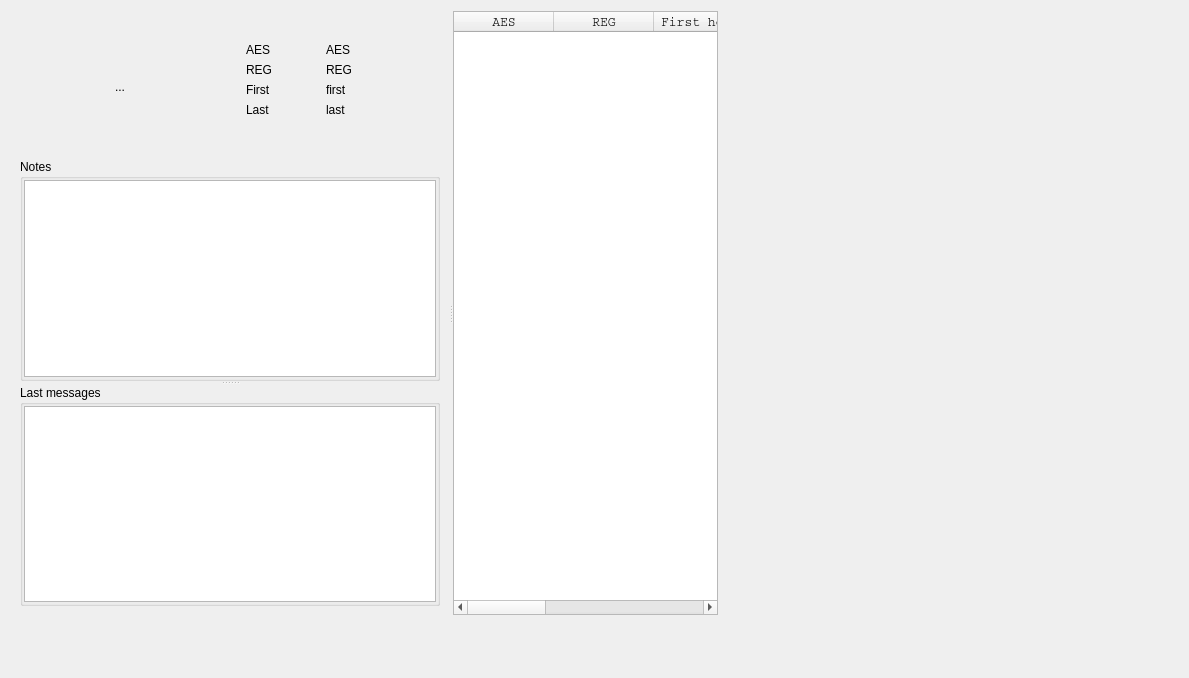
<?xml version="1.0" encoding="UTF-8"?>
<ui version="4.0">
 <class>PlaneLog</class>
 <widget class="QWidget" name="PlaneLog">
  <property name="geometry">
   <rect>
    <x>0</x>
    <y>0</y>
    <width>1189</width>
    <height>678</height>
   </rect>
  </property>
  <property name="windowTitle">
   <string>Plane Log</string>
  </property>
  <widget class="QWidget" name="widget" native="true">
   <property name="geometry">
    <rect>
     <x>11</x>
     <y>11</y>
     <width>707</width>
     <height>604</height>
    </rect>
   </property>
   <layout class="QVBoxLayout" name="verticalLayout">
    <item>
     <widget class="QSplitter" name="splitter">
      <property name="orientation">
       <enum>Qt::Horizontal</enum>
      </property>
      <widget class="QFrame" name="frame">
       <property name="minimumSize">
        <size>
         <width>0</width>
         <height>0</height>
        </size>
       </property>
       <property name="frameShadow">
        <enum>QFrame::Raised</enum>
       </property>
       <layout class="QGridLayout" name="gridLayout">
        <item row="0" column="0">
         <widget class="QToolButton" name="toolButtonimg">
          <property name="minimumSize">
           <size>
            <width>200</width>
            <height>133</height>
           </size>
          </property>
          <property name="maximumSize">
           <size>
            <width>200</width>
            <height>133</height>
           </size>
          </property>
          <property name="text">
           <string>...</string>
          </property>
          <property name="icon">
           <iconset resource="../jaero.qrc">
            <normaloff>:/images/application-exit.png</normaloff>:/images/application-exit.png</iconset>
          </property>
          <property name="iconSize">
           <size>
            <width>200</width>
            <height>133</height>
           </size>
          </property>
          <property name="autoRaise">
           <bool>true</bool>
          </property>
         </widget>
        </item>
        <item row="0" column="1">
         <widget class="QWidget" name="widget_2" native="true">
          <property name="minimumSize">
           <size>
            <width>200</width>
            <height>0</height>
           </size>
          </property>
          <property name="maximumSize">
           <size>
            <width>16777215</width>
            <height>133</height>
           </size>
          </property>
          <widget class="QLabel" name="label_2">
           <property name="geometry">
            <rect>
             <x>20</x>
             <y>40</y>
             <width>71</width>
             <height>20</height>
            </rect>
           </property>
           <property name="text">
            <string>REG</string>
           </property>
          </widget>
          <widget class="QLabel" name="label_3">
           <property name="geometry">
            <rect>
             <x>20</x>
             <y>20</y>
             <width>71</width>
             <height>20</height>
            </rect>
           </property>
           <property name="text">
            <string>AES</string>
           </property>
          </widget>
          <widget class="QLabel" name="labelAES">
           <property name="geometry">
            <rect>
             <x>100</x>
             <y>20</y>
             <width>61</width>
             <height>20</height>
            </rect>
           </property>
           <property name="text">
            <string>AES</string>
           </property>
           <property name="textInteractionFlags">
            <set>Qt::LinksAccessibleByMouse|Qt::TextSelectableByKeyboard|Qt::TextSelectableByMouse</set>
           </property>
          </widget>
          <widget class="QLabel" name="labelREG">
           <property name="geometry">
            <rect>
             <x>100</x>
             <y>40</y>
             <width>71</width>
             <height>20</height>
            </rect>
           </property>
           <property name="text">
            <string>REG</string>
           </property>
           <property name="textInteractionFlags">
            <set>Qt::LinksAccessibleByMouse|Qt::TextSelectableByKeyboard|Qt::TextSelectableByMouse</set>
           </property>
          </widget>
          <widget class="QLabel" name="labelfirst">
           <property name="geometry">
            <rect>
             <x>100</x>
             <y>60</y>
             <width>91</width>
             <height>20</height>
            </rect>
           </property>
           <property name="text">
            <string>first</string>
           </property>
           <property name="textInteractionFlags">
            <set>Qt::LinksAccessibleByMouse|Qt::TextSelectableByKeyboard|Qt::TextSelectableByMouse</set>
           </property>
          </widget>
          <widget class="QLabel" name="label_4">
           <property name="geometry">
            <rect>
             <x>20</x>
             <y>80</y>
             <width>71</width>
             <height>20</height>
            </rect>
           </property>
           <property name="text">
            <string>Last</string>
           </property>
          </widget>
          <widget class="QLabel" name="label_5">
           <property name="geometry">
            <rect>
             <x>20</x>
             <y>60</y>
             <width>71</width>
             <height>20</height>
            </rect>
           </property>
           <property name="text">
            <string>First</string>
           </property>
          </widget>
          <widget class="QLabel" name="labellast">
           <property name="geometry">
            <rect>
             <x>100</x>
             <y>80</y>
             <width>91</width>
             <height>20</height>
            </rect>
           </property>
           <property name="text">
            <string>last</string>
           </property>
           <property name="textInteractionFlags">
            <set>Qt::LinksAccessibleByMouse|Qt::TextSelectableByKeyboard|Qt::TextSelectableByMouse</set>
           </property>
          </widget>
         </widget>
        </item>
        <item row="1" column="0" colspan="2">
         <widget class="QSplitter" name="splitter_2">
          <property name="orientation">
           <enum>Qt::Vertical</enum>
          </property>
          <widget class="QGroupBox" name="groupBox">
           <property name="title">
            <string>Notes</string>
           </property>
           <property name="flat">
            <bool>true</bool>
           </property>
           <layout class="QHBoxLayout" name="horizontalLayout">
            <property name="leftMargin">
             <number>1</number>
            </property>
            <property name="topMargin">
             <number>1</number>
            </property>
            <property name="rightMargin">
             <number>1</number>
            </property>
            <property name="bottomMargin">
             <number>1</number>
            </property>
            <item>
             <widget class="QPlainTextEdit" name="plainTextEditnotes"/>
            </item>
           </layout>
          </widget>
          <widget class="QGroupBox" name="groupBox_2">
           <property name="title">
            <string>Last messages</string>
           </property>
           <property name="flat">
            <bool>true</bool>
           </property>
           <layout class="QHBoxLayout" name="horizontalLayout_2">
            <property name="leftMargin">
             <number>1</number>
            </property>
            <property name="topMargin">
             <number>1</number>
            </property>
            <property name="rightMargin">
             <number>1</number>
            </property>
            <property name="bottomMargin">
             <number>1</number>
            </property>
            <item>
             <widget class="QTextEdit" name="textEditmessages">
              <property name="readOnly">
               <bool>true</bool>
              </property>
             </widget>
            </item>
           </layout>
          </widget>
         </widget>
        </item>
       </layout>
      </widget>
      <widget class="QTableWidget" name="tableWidget">
       <property name="font">
        <font>
         <family>Courier</family>
         <pointsize>10</pointsize>
        </font>
       </property>
       <property name="alternatingRowColors">
        <bool>true</bool>
       </property>
       <property name="textElideMode">
        <enum>Qt::ElideRight</enum>
       </property>
       <property name="verticalScrollMode">
        <enum>QAbstractItemView::ScrollPerPixel</enum>
       </property>
       <property name="horizontalScrollMode">
        <enum>QAbstractItemView::ScrollPerPixel</enum>
       </property>
       <property name="sortingEnabled">
        <bool>true</bool>
       </property>
       <attribute name="horizontalHeaderStretchLastSection">
        <bool>true</bool>
       </attribute>
       <column>
        <property name="text">
         <string>AES</string>
        </property>
       </column>
       <column>
        <property name="text">
         <string>REG</string>
        </property>
       </column>
       <column>
        <property name="text">
         <string>First heard</string>
        </property>
       </column>
       <column>
        <property name="text">
         <string>Last heard</string>
        </property>
       </column>
       <column>
        <property name="text">
         <string>Count</string>
        </property>
       </column>
       <column>
        <property name="text">
         <string>Last Few Messages</string>
        </property>
       </column>
       <column>
        <property name="text">
         <string>Message count</string>
        </property>
       </column>
       <column>
        <property name="text">
         <string>Notes</string>
        </property>
       </column>
      </widget>
     </widget>
    </item>
   </layout>
  </widget>
  <action name="actionClear">
   <property name="icon">
    <iconset resource="../jaero.qrc">
     <normaloff>:/images/clear.png</normaloff>:/images/clear.png</iconset>
   </property>
   <property name="text">
    <string>Clear</string>
   </property>
   <property name="toolTip">
    <string>Clear contents</string>
   </property>
  </action>
  <action name="actionUpDown">
   <property name="icon">
    <iconset resource="../jaero.qrc">
     <normaloff>:/images/arrow-up-down-512px.svg</normaloff>:/images/arrow-up-down-512px.svg</iconset>
   </property>
   <property name="text">
    <string>UpDown</string>
   </property>
   <property name="toolTip">
    <string>Expand/Contract vertically</string>
   </property>
  </action>
  <action name="actionLeftRight">
   <property name="icon">
    <iconset resource="../jaero.qrc">
     <normaloff>:/images/arrow-right-left-512px.svg</normaloff>:/images/arrow-right-left-512px.svg</iconset>
   </property>
   <property name="text">
    <string>LeftRight</string>
   </property>
   <property name="toolTip">
    <string>Expand/Contract horizontally</string>
   </property>
  </action>
  <action name="actionStopSorting">
   <property name="icon">
    <iconset resource="../jaero.qrc">
     <normaloff>:/images/stopsort-512px.svg</normaloff>:/images/stopsort-512px.svg</iconset>
   </property>
   <property name="text">
    <string>StopSorting</string>
   </property>
   <property name="toolTip">
    <string>Stop sorting</string>
   </property>
  </action>
  <action name="actionCopy">
   <property name="text">
    <string>&amp;Copy</string>
   </property>
  </action>
 </widget>
 <resources>
  <include location="../jaero.qrc"/>
 </resources>
 <connections/>
</ui>
